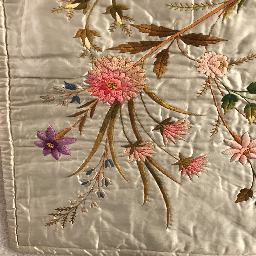
#> input picture THE1-Images/a1.png, 256 x 256 px
$ python -i the1_solution.py   (imports and definitions only)   (older library calls are emulated)
#> lines starting #> are read from the running program, lines starting #| are printed output that depends on the picture
import os
import cv2
from cv2 import rotate
from skimage.transform import rescale, resize, downscale_local_mean
import matplotlib.pyplot as plt
import scipy
import matplotlib.image as mpimg

INPUT_PATH = "./THE1-Images/"
OUTPUT_PATH = "./Outputs/"

def read_image(img_path, rgb = True):
    if rgb:
        img = mpimg.imread(img_path)
    else:
        img = cv2.imread(img_path,0)
    return img

def write_image(img, output_path, rgb = True):
    plt.imsave(output_path,img)

def extract_save_histogram(img, path):
    plt.hist(img.ravel(),256,(0,256))
    plt.savefig(path,dpi=150)
    plt.show()


def rotate_image(img,  degree = 0, interpolation_type = "linear"):
    #interpolation type: "linear" or "cubic"
    #degree: 45 or 90
    if interpolation_type == "linear":
        img=scipy.ndimage.interpolation.rotate(img, degree, axes=(1, 0), reshape=False, output=None, mode='constant', cval=0.0, prefilter=False)
        bilinear_img = cv2.resize(img,None, fx = 0, fy = 0, interpolation = cv2.INTER_LINEAR)

    else:
        img=scipy.ndimage.interpolation.rotate(img, degree, axes=(1, 0), reshape=False, output=None, mode='constant', cval=0.0, prefilter=False)
        bilinear_img=rescale(img, 1, anti_aliasing=False, multichannel=True, order = 3)

    return bilinear_img

def histogram_equalization(img):
    img_hist_eq=cv2.equalizeHist(img)
    print(img_hist_eq.shape)
    return img_hist_eq

# [38 lines not run here, left out]

    # BONUS
    # Define the following function
    # equalized = adaptive_histogram_equalization(img)
    # extract_save_histogram(equalized, OUTPUT_PATH + "adaptive_equalized_histogram.png")
    # write_image(output, OUTPUT_PATH + "adaptive_enhanced_image.png")

>>> import cv2
>>> picture = cv2.imread('THE1-Images/a1.png', cv2.IMREAD_GRAYSCALE)
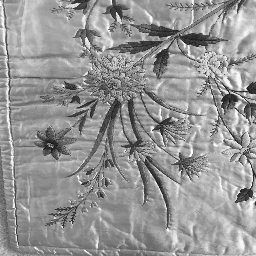
#> picture: shape (256, 256); min 13, max 252, mean 149
>>> result = rotate_image(picture)
#> in rotate_image, `img=scipy.ndimage.interpolation.rotate(img, degree, axes=(1, 0), resha..`:
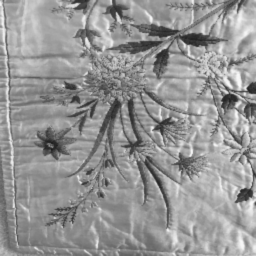
#> img: shape (256, 256); min 29, max 249, mean 149
#> (the run stopped early here; a loop or call above may not have finished)
